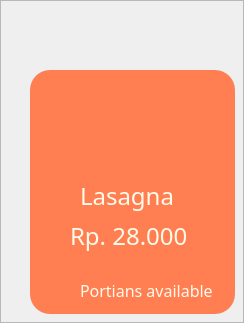
                              <widget class="QFrame" name="Frame_Lasagna">
                               <property name="styleSheet">
                                <string notr="true"/>
                               </property>
                               <property name="frameShape">
                                <enum>QFrame::StyledPanel</enum>
                               </property>
                               <property name="frameShadow">
                                <enum>QFrame::Raised</enum>
                               </property>
                               <widget class="QPushButton" name="But_Lasagna">
                                <property name="geometry">
                                 <rect>
                                  <x>30</x>
                                  <y>70</y>
                                  <width>205</width>
                                  <height>244</height>
                                 </rect>
                                </property>
                                <property name="styleSheet">
                                 <string notr="true">QPushButton{
background-color:rgb(255, 127, 82);
padding:50px 80px;
border:none;
border-radius:20px;

}
QPushButton:hover{
background-color:rgb(65, 119, 167);
}</string>
                                </property>
                                <property name="text">
                                 <string/>
                                </property>
                               </widget>
                               <widget class="QLabel" name="Label_Lasagna">
                                <property name="geometry">
                                 <rect>
                                  <x>80</x>
                                  <y>180</y>
                                  <width>101</width>
                                  <height>31</height>
                                 </rect>
                                </property>
                                <property name="font">
                                 <font>
                                  <family>Poppins</family>
                                  <pointsize>18</pointsize>
                                 </font>
                                </property>
                                <property name="styleSheet">
                                 <string notr="true">background-color:none;
color:rgb(254, 251, 234);</string>
                                </property>
                                <property name="text">
                                 <string>Lasagna</string>
                                </property>
                               </widget>
                               <widget class="QLabel" name="label_54">
                                <property name="geometry">
                                 <rect>
                                  <x>70</x>
                                  <y>220</y>
                                  <width>121</width>
                                  <height>31</height>
                                 </rect>
                                </property>
                                <property name="font">
                                 <font>
                                  <family>Poppins</family>
                                  <pointsize>18</pointsize>
                                 </font>
                                </property>
                                <property name="styleSheet">
                                 <string notr="true">background-color:none;
color:rgb(254, 251, 234);</string>
                                </property>
                                <property name="text">
                                 <string>Rp. 28.000</string>
                                </property>
                               </widget>
                               <widget class="QLabel" name="label_55">
                                <property name="geometry">
                                 <rect>
                                  <x>80</x>
                                  <y>280</y>
                                  <width>151</width>
                                  <height>21</height>
                                 </rect>
                                </property>
                                <property name="font">
                                 <font>
                                  <family>Poppins</family>
                                  <pointsize>12</pointsize>
                                 </font>
                                </property>
                                <property name="styleSheet">
                                 <string notr="true">background-color:none;
color:rgb(254, 251, 234);</string>
                                </property>
                                <property name="text">
                                 <string>Portians available</string>
                                </property>
                               </widget>
                               <widget class="QPushButton" name="pushButton_16">
                                <property name="geometry">
                                 <rect>
                                  <x>60</x>
                                  <y>0</y>
                                  <width>141</width>
                                  <height>151</height>
                                 </rect>
                                </property>
                                <property name="styleSheet">
                                 <string notr="true">QPushButton{
background-color:none;
border:none;
border-radius:75px;
}</string>
                                </property>
                                <property name="text">
                                 <string/>
                                </property>
                                <property name="icon">
                                 <iconset>
                                  <normaloff>icon/circle-cropped.png</normaloff>icon/circle-cropped.png</iconset>
                                </property>
                                <property name="iconSize">
                                 <size>
                                  <width>140</width>
                                  <height>140</height>
                                 </size>
                                </property>
                               </widget>
                               <widget class="QLabel" name="Lbl_Stock_Lasagna">
                                <property name="geometry">
                                 <rect>
                                  <x>55</x>
                                  <y>280</y>
                                  <width>21</width>
                                  <height>21</height>
                                 </rect>
                                </property>
                                <property name="font">
                                 <font>
                                  <family>Poppins</family>
                                  <pointsize>12</pointsize>
                                 </font>
                                </property>
                                <property name="styleSheet">
                                 <string notr="true">background-color:none;
color:rgb(254, 251, 234);</string>
                                </property>
                                <property name="text">
                                 <string/>
                                </property>
                               </widget>
                              </widget>
